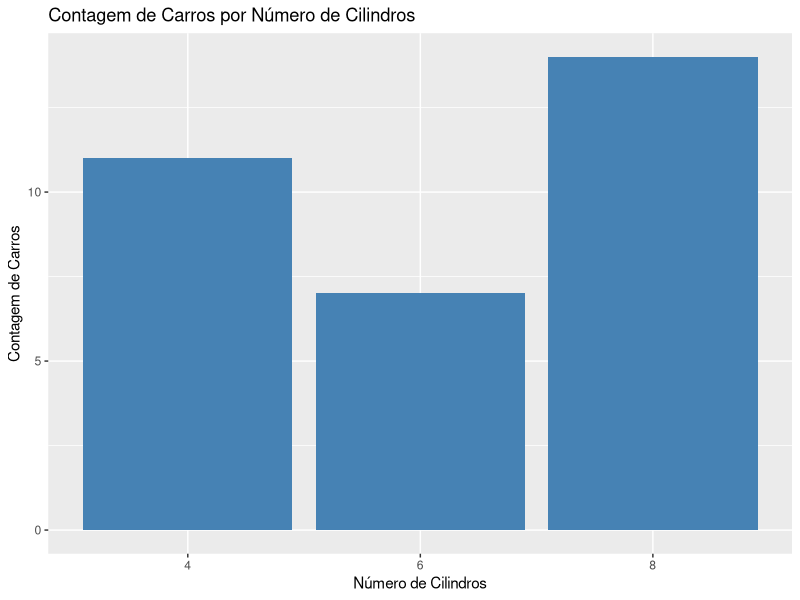
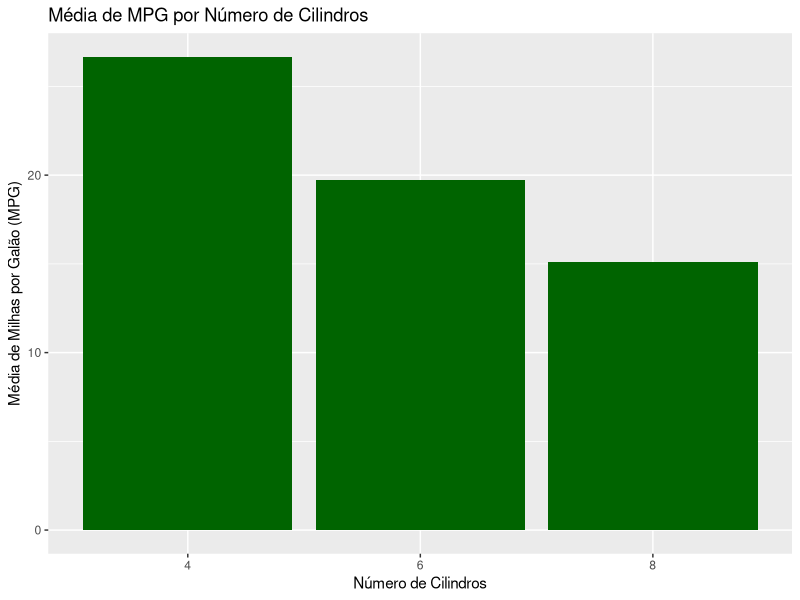
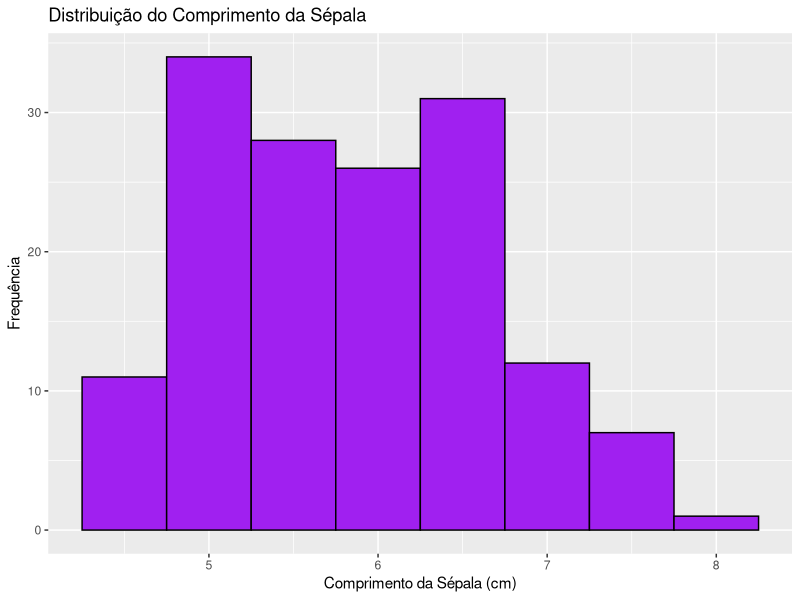
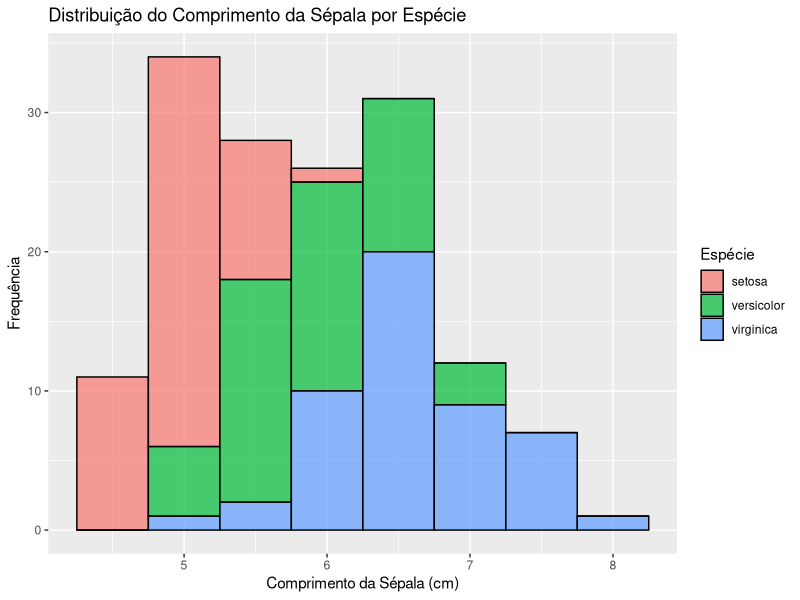
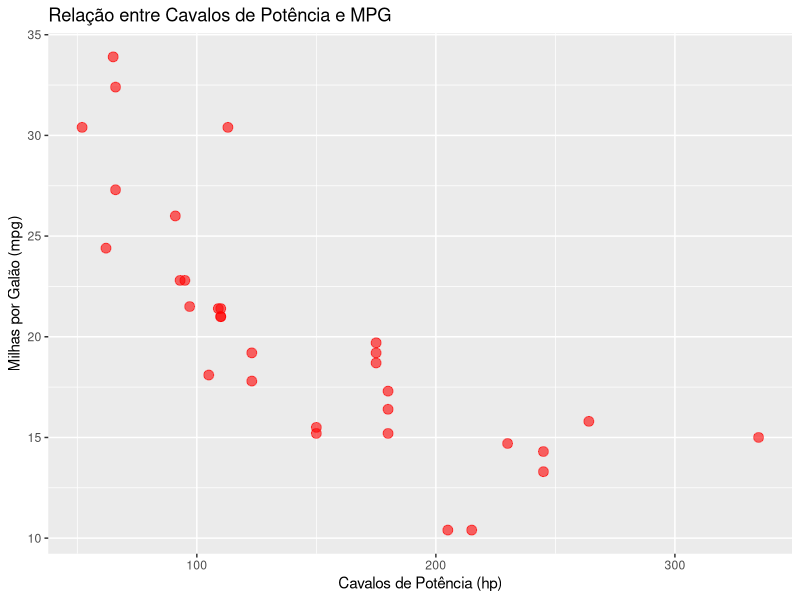
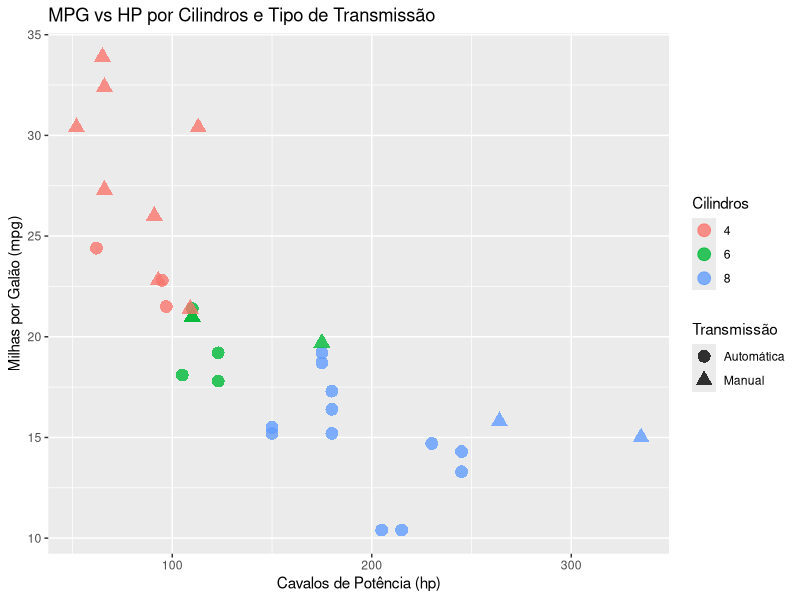

Recreate these plots in R, in order.
## ---- chunk 1
library(ggplot2)
# Usaremos o dataset mtcars e iris
data(mtcars)
data(iris)
## ---- chunk 2
# Converter 'cyl' para fator para que o ggplot2 a trate como categórica
mtcars$cyl_factor <- as.factor(mtcars$cyl)

ggplot(data = mtcars, aes(x = cyl_factor)) +
  geom_bar(fill = "steelblue") + # Preenche as barras com azul
  labs(
    title = "Contagem de Carros por Número de Cilindros",
    x = "Número de Cilindros",
    y = "Contagem de Carros"
  )
## ---- chunk 3
library(dplyr) # Para usar group_by e summarise

# Calcular a média de mpg por número de cilindros
media_mpg_por_cyl <- mtcars %>%
  group_by(cyl_factor) %>%
  summarise(Media_MPG = mean(mpg))

ggplot(data = media_mpg_por_cyl, aes(x = cyl_factor, y = Media_MPG)) +
  geom_col(fill = "darkgreen") +
  labs(
    title = "Média de MPG por Número de Cilindros",
    x = "Número de Cilindros",
    y = "Média de Milhas por Galão (MPG)"
  )
## ---- chunk 4
ggplot(data = iris, aes(x = Sepal.Length)) +
  geom_histogram(binwidth = 0.5, fill = "purple", color = "black") + # binwidth define a largura das caixas
  labs(
    title = "Distribuição do Comprimento da Sépala",
    x = "Comprimento da Sépala (cm)",
    y = "Frequência"
  )
## ---- chunk 5
ggplot(data = iris, aes(x = Sepal.Length, fill = Species)) +
  geom_histogram(binwidth = 0.5, color = "black", alpha = 0.7) + # alpha para transparência
  labs(
    title = "Distribuição do Comprimento da Sépala por Espécie",
    x = "Comprimento da Sépala (cm)",
    y = "Frequência",
    fill = "Espécie"
  )
## ---- chunk 6
ggplot(data = mtcars, aes(x = hp, y = mpg)) +
  geom_point(color = "red", size = 3, alpha = 0.6) +
  labs(
    title = "Relação entre Cavalos de Potência e MPG",
    x = "Cavalos de Potência (hp)",
    y = "Milhas por Galão (mpg)"
  )
## ---- chunk 7
# Converter 'am' (transmissão) para fator
mtcars$am_factor <- as.factor(mtcars$am)
levels(mtcars$am_factor) <- c("Automática", "Manual") # Renomear níveis

ggplot(data = mtcars, aes(x = hp, y = mpg, color = cyl_factor, shape = am_factor)) +
  geom_point(size = 4, alpha = 0.8) +
  labs(
    title = "MPG vs HP por Cilindros e Tipo de Transmissão",
    x = "Cavalos de Potência (hp)",
    y = "Milhas por Galão (mpg)",
    color = "Cilindros",
    shape = "Transmissão"
  )
